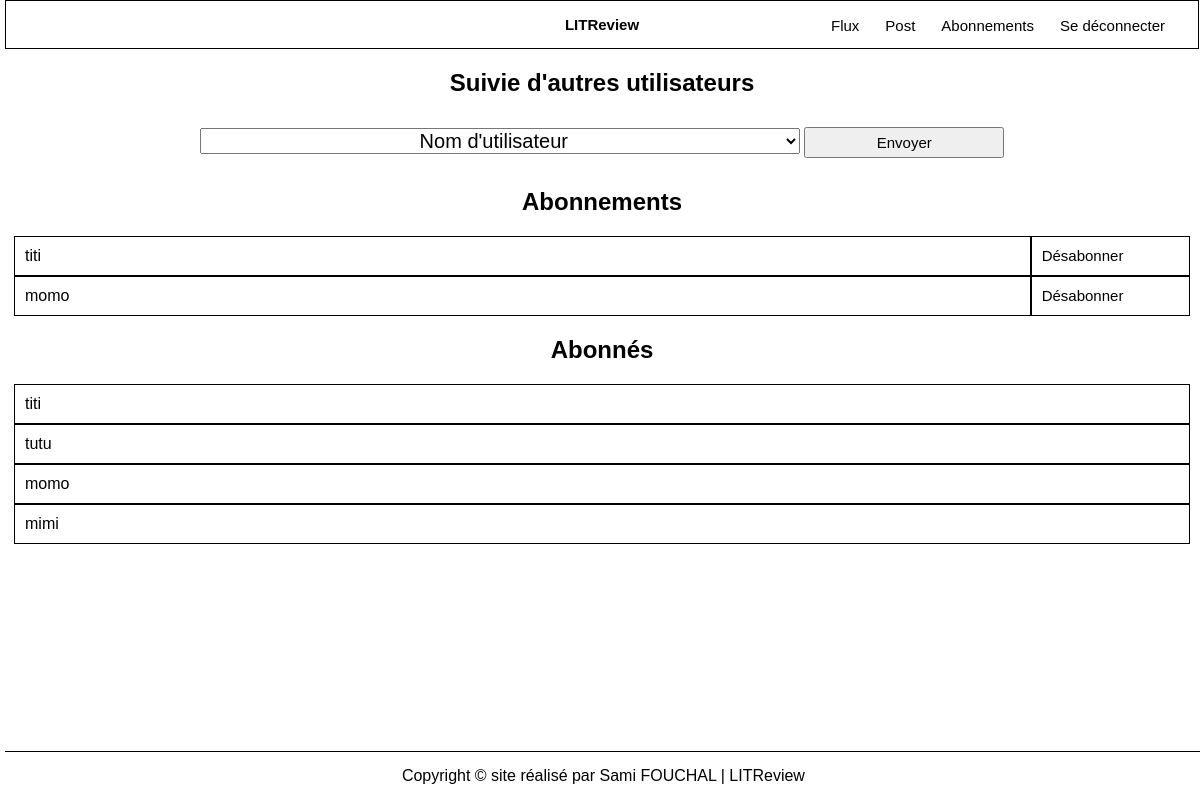
Page /subscriptions/ (signed in) on the earlier database version.
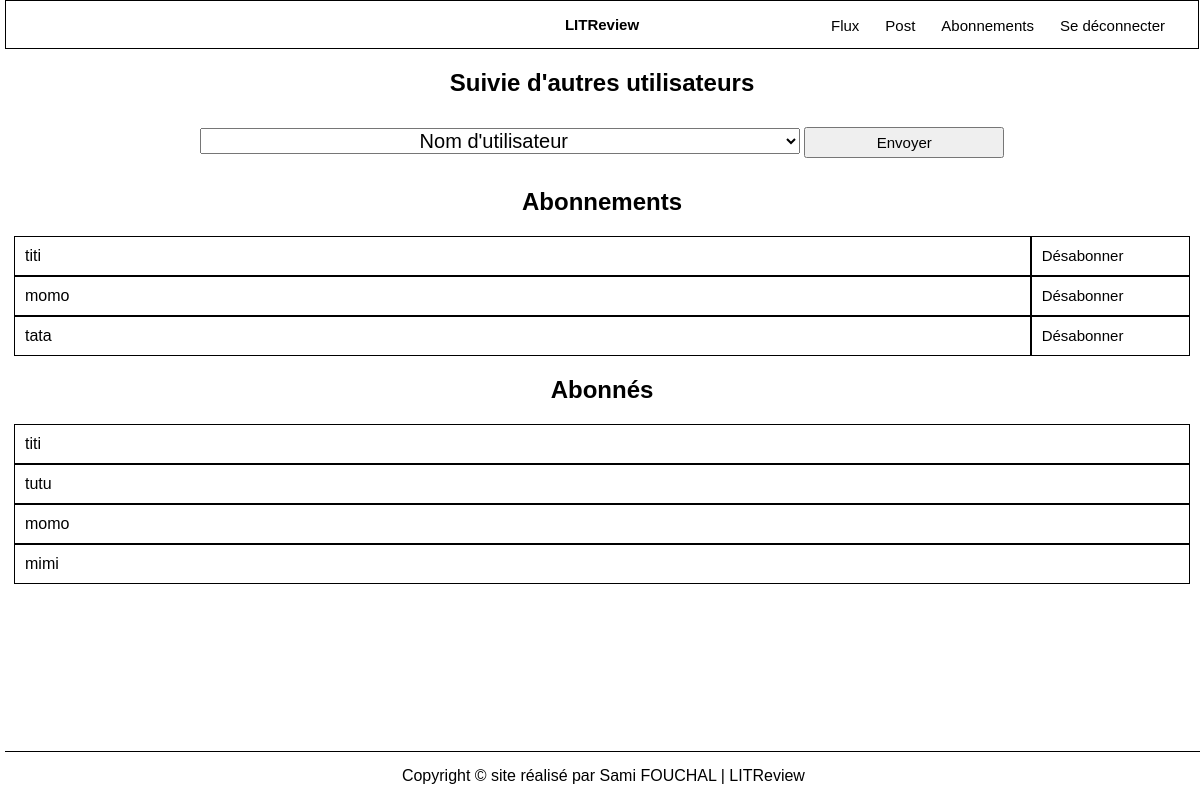
Same page on the later database version.
### blog/models.py (models this page shows)
class UserFollows(models.Model):
    user = models.ForeignKey(
        to=settings.AUTH_USER_MODEL,
        on_delete=models.CASCADE,
        related_name="following",
    )
    followed_user = models.ForeignKey(
        to=settings.AUTH_USER_MODEL,
        on_delete=models.CASCADE,
        related_name="followed_by",
    )
    class Meta:
        unique_together = (
            "user",
            "followed_user",
        )

### authentication/models.py (models this page shows, shortened)
class User(AbstractUser):
    """A class represent a user.

    Arguments:
        AbstractUser -- an abstract user class

    Methods:
        unicode -- render an object in a context where
        a string representation is needed.
    """

### blog/views.py (the view, shortened to what this page needs)
# urls.py: path("subscriptions/", blog_views.follow_user, name="subscriptions"),
@login_required
def follow_user(request: str) -> object:
    user = request.user
    follows = models.UserFollows.objects.filter(followed_user=user)
    followers = models.UserFollows.objects.filter(user=user)
    follows_list = [follow.user for follow in follows]
    form = forms.FollowForm(user_exclude=user, follows_list=follows_list)
    return render(
        request,
        "blog/subscriptions.html",
        context={"form": form, "follows": follows, "followers": followers},
    )

### blog/forms.py
class FollowForm(forms.ModelForm):
    class Meta:
        model = models.UserFollows
        fields = ["user"]
        labels = {"user": ""}
    def __init__(self, *args,
                 user_exclude: object = None,
                 follows_list: list = None
                 ) -> None:
        super(FollowForm, self).__init__(*args)
        self.fields["user"].empty_label = "Nom d'utilisateur"
        if user_exclude:
            self.fields["user"].queryset = (
                a_models.User.objects.all()
                .exclude(is_superuser=True)
                .exclude(username=user_exclude)
                .exclude(username="admin")
            )
            if follows_list:
                self.fields["user"].queryset = (
                    a_models.User.objects.all()
                    .exclude(is_superuser=True)
                    .exclude(username=user_exclude)
                    .exclude(username="admin")
                    .exclude(username__in=follows_list)
                )

### blog/templates/blog/subscriptions.html (shortened to what this page needs)
{% extends "base.html" %}
{% block content %}
<h2 style="font-weight: bold;">Suivie d'autres utilisateurs</h2>
<form method="post" class="suscribe-form">
    {{ form }}
    <input type="submit" value="Envoyer" title="s'abonner">
</form>
<h2 style="font-weight: bold;">Abonnements</h2 >
    {% if follows %}
        {% for follow in follows %}
            <div class="container-suscriber">
                <p>{{follow.user}}</p>
                <a href="{% url 'unfollow' follow.id %}" title="se désabonner de {{ follow.user}}">
                    Désabonner
                </a>
            </div>
        {% endfor %}
    {% else %}
        <p>Vous n'êtes actuellement abonné à aucun utilisateur.</p>
    {% endif %}
<h2 style="font-weight: bold;">Abonnés</h2 >
    {% if followers %}
        {% for follower in followers %}
            <div class="container-suscriber">
                <p>{{follower.followed_user}}</p>
            </div>
        {% endfor %}
    {% else %}
            <p>Vous n'avez actuellement aucun abonné.</p>
    {% endif %}
{% endblock content %}

Differences in the rows shown:
added UserFollows: user "tata", shown under "Abonnements"
